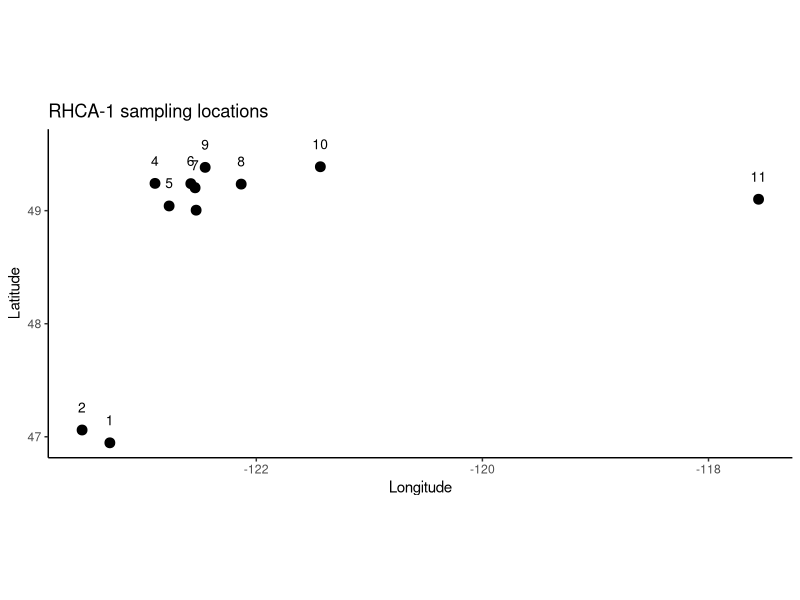
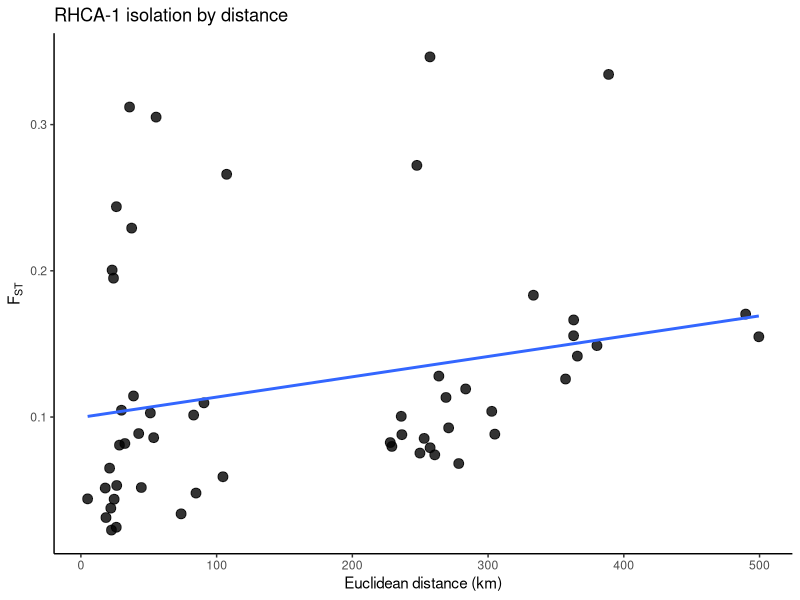

Recreate these plots in R, in order. (Note: this script raises an error after producing the figures.)
# -----------------------------
# RHCA-1 Rhinichthys cataractae complex
# Beaver River, ON removed
# coordinates taken directly from Table 1
# pairwise FST collapsed by stream from Table S8
# -----------------------------

library(ggplot2)
library(geosphere)

# ------------------------------
# paths
# ------------------------------
base_dir <- "/Users/johnmccall/Library/CloudStorage/OneDrive-TheOhioStateUniversity/Spring_2026/Landgen_DGS/DGS-Patterns-of-Fish-Diversity/DGS-Patterns-of-Fish-Diversity/Objective 2/Data/RHCA-1"

# -----------------------------
# 0) site coordinates
# exact coordinates from Table 1
# site 12 (Beaver River, ON) removed
# -----------------------------
RHCA_1_coords <- data.frame(
  site = as.character(1:11),
  stream = c(
    "Porter Creek, WA",
    "West Fork Satsop River, WA",
    "Bertrand Creek, BC",
    "Brunette River, BC",
    "Coquitlam River, BC",
    "Alouette River, BC",
    "Kanaka Creek, BC",
    "Norrish Creek, BC",
    "Fraser River, BC",
    "Coquihalla River, BC",
    "Beaver Creek, BC"
  ),
  lat = c(
    46.9465,
    47.0598,
    49.0043,
    49.2414,
    49.0416,
    49.2392,
    49.2022,
    49.2349,
    49.3831,
    49.3885,
    49.1009
  ),
  lon = c(
    -123.2954,
    -123.5410,
    -122.5322,
    -122.8959,
    -122.7711,
    -122.5793,
    -122.5413,
    -122.1336,
    -122.4522,
    -121.4334,
    -117.5572
  ),
  stringsAsFactors = FALSE
)

# -----------------------------
# 1) map of sampling locations
# -----------------------------
ggplot(RHCA_1_coords, aes(x = lon, y = lat)) +
  geom_point(size = 3) +
  geom_text(aes(label = site), nudge_y = 0.20, size = 3.5) +
  coord_fixed() +
  theme_classic() +
  labs(
    x = "Longitude",
    y = "Latitude",
    title = "RHCA-1 sampling locations"
  )

# -----------------------------
# 2) geographic distance matrix
# straight-line distance in km
# -----------------------------
geo_dist_km <- geosphere::distm(
  as.matrix(RHCA_1_coords[, c("lon", "lat")]),
  fun = geosphere::distHaversine
) / 1000

rownames(geo_dist_km) <- RHCA_1_coords$site
colnames(geo_dist_km) <- RHCA_1_coords$site
diag(geo_dist_km) <- 0

# -----------------------------
# 3) helper function
# takes a vector of lower-triangle values (row-wise order)
# and reconstructs a full symmetric matrix
# -----------------------------
fill_sym_from_lower <- function(pops, vals, diag_val = 0) {
  
  n <- length(pops)
  
  stopifnot(length(vals) == n * (n - 1) / 2)
  
  mat <- matrix(
    0,
    nrow = n,
    ncol = n,
    dimnames = list(pops, pops)
  )
  
  k <- 1
  for (i in 2:n) {
    for (j in 1:(i - 1)) {
      mat[i, j] <- vals[k]
      mat[j, i] <- vals[k]
      k <- k + 1
    }
  }
  
  diag(mat) <- diag_val
  mat
}

# -----------------------------
# 4) pairwise FST matrix
# collapsed from Table S8
#
# original sympatric subsets:
# Coquitlam River = Coquitlam LND / Coquitlam NSD
# Alouette River  = Alouette LND / Alouette NSD
# Kanaka Creek    = Kanaka LND / Kanaka NSD
#
# collapsing rule:
# - allopatric vs sympatric = mean(LND, NSD)
# - sympatric vs sympatric  = mean(all 4 cross-comparisons)
#
# site 12 (Beaver River, ON) removed entirely
# -----------------------------
fst_vals <- c(
  
  # 2 Satsop vs 1 Porter
  0.0227,
  
  # 3 Bertrand vs 1-2
  0.1005, 0.0799,
  
  # 4 Brunette vs 1-3
  0.3463, 0.2721, 0.2292,
  
  # 5 Coquitlam vs 1-4
  mean(c(0.0853, 0.0906)),   # Porter
  mean(c(0.0784, 0.0867)),   # Satsop
  mean(c(0.0475, 0.0554)),   # Bertrand
  mean(c(0.1840, 0.2059)),   # Brunette
  
  # 6 Alouette vs 1-5
  mean(c(0.0755, 0.0728)),   # Porter
  mean(c(0.0868, 0.0840)),   # Satsop
  mean(c(0.0509, 0.0555)),   # Bertrand
  mean(c(0.1874, 0.2136)),   # Brunette
  mean(c(0.0153, 0.0234, 0.0208, 0.0390)), # Coquitlam x Alouette
  
  # 7 Kanaka vs 1-6
  mean(c(0.0747, 0.0833)),   # Porter
  mean(c(0.0792, 0.0715)),   # Satsop
  mean(c(0.0375, 0.0379)),   # Bertrand
  mean(c(0.2640, 0.2237)),   # Brunette
  mean(c(0.0390, 0.0473, 0.0450, 0.0439)), # Coquitlam x Kanaka
  mean(c(0.0374, 0.0454, 0.0403, 0.0531)), # Alouette x Kanaka
  
  # 8 Norrish vs 1-7
  0.1134,
  0.1280,
  0.1144,
  0.3051,
  mean(c(0.0972, 0.1084)),   # Coquitlam
  mean(c(0.0874, 0.0764)),   # Alouette
  mean(c(0.0943, 0.1150)),   # Kanaka
  
  # 9 Fraser vs 1-8
  0.0682,
  0.0926,
  0.0887,
  0.3120,
  mean(c(0.0527, 0.0509)),   # Coquitlam
  mean(c(0.0262, 0.0363)),   # Alouette
  mean(c(0.0565, 0.0736)),   # Kanaka
  0.0808,
  
  # 10 Coquihalla vs 1-9
  0.0883,
  0.1039,
  0.1097,
  0.2660,
  mean(c(0.0596, 0.0587)),   # Coquitlam
  mean(c(0.0484, 0.0476)),   # Alouette
  mean(c(0.0929, 0.1098)),   # Kanaka
  0.0859,
  0.0338,
  
  # 11 Beaver Creek BC vs 1-10
  0.1704,
  0.1549,
  0.1664,
  0.3343,
  mean(c(0.1465, 0.1512)),   # Coquitlam
  mean(c(0.1411, 0.1422)),   # Alouette
  mean(c(0.1492, 0.1620)),   # Kanaka
  0.1833,
  0.1260,
  0.1192
)

RHCA_1_fst <- fill_sym_from_lower(
  pops = RHCA_1_coords$site,
  vals = fst_vals,
  diag_val = 0
)

# set negative FST to 0 and force diagonal = 0
RHCA_1_fst <- pmax(RHCA_1_fst, 0)
diag(RHCA_1_fst) <- 0

# -----------------------------
# 5) pairwise dataframe for IBD plot
# -----------------------------
ibd_df <- data.frame(
  site1   = rownames(RHCA_1_fst)[row(RHCA_1_fst)[upper.tri(RHCA_1_fst)]],
  site2   = colnames(RHCA_1_fst)[col(RHCA_1_fst)[upper.tri(RHCA_1_fst)]],
  fst     = RHCA_1_fst[upper.tri(RHCA_1_fst)],
  dist_km = geo_dist_km[upper.tri(geo_dist_km)]
)

# -----------------------------
# 6) IBD plot
# -----------------------------
ggplot(ibd_df, aes(x = dist_km, y = fst)) +
  geom_point(size = 3, alpha = 0.8) +
  geom_smooth(method = "lm", se = FALSE) +
  theme_classic() +
  labs(
    x = "Euclidean distance (km)",
    y = expression(F[ST]),
    title = "RHCA-1 isolation by distance"
  )

# -----------------------------
# 7) quick checks
# -----------------------------
stopifnot(identical(rownames(RHCA_1_fst), RHCA_1_coords$site))
stopifnot(identical(colnames(RHCA_1_fst), RHCA_1_coords$site))
stopifnot(isTRUE(all.equal(RHCA_1_fst, t(RHCA_1_fst))))
stopifnot(all(diag(RHCA_1_fst) == 0))
stopifnot(all(diag(geo_dist_km) == 0))

# -----------------------------
# 8) save RData
# -----------------------------
out_dir <- file.path(base_dir, "data")

if (!dir.exists(out_dir)) {
  dir.create(out_dir, recursive = TRUE)
}

save(
  RHCA_1_fst,
  RHCA_1_coords,
  file = file.path(out_dir, "RHCA-1.RData")
)
